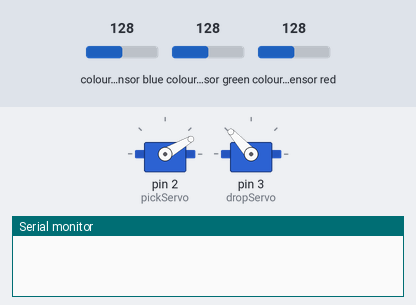
Bench run of a sketch on a simulated Arduino Uno, built with avr-gcc and run on an emulated ATmega328P. On the bench: 2 × servo, the last lines printed to the serial monitor. Wiring (inferred from the names in the program): TCS3200 colour sensor: output pin 9; S2 pin 6; S3 pin 7; S0 pin 4; S1 pin 5. The inputs (shaded band) are chosen by the test bench; at power-on: colour sensor blue 128, colour sensor green 128, colour sensor red 128.

Above: at 0.05 s.
At 9.0 s:
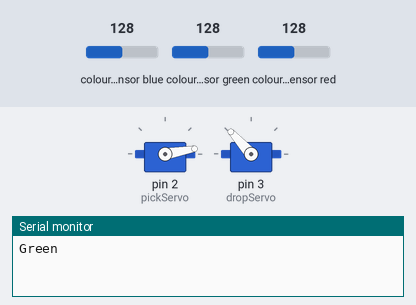
Timing chart, 0 to 11.7 s (numbered marks = the images above):
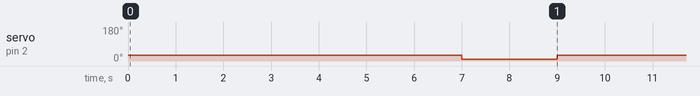

The sketch:

Color_Sorting_Machine.ino
```cpp
#include <Servo.h>

Servo pickServo;
Servo dropServo;

const int s0 = 4;
const int s1 = 5;
const int s2 = 6;
const int s3 = 7;
const int out = 9;
int red = 0;
int green = 0;
int blue = 0;
int color=0;
int redcolor = 0;
int greencolor = 0;
int orangecolor = 0;
int yellowcolor = 0;
int CLOSE_ANGLE = 30;  // The closing angle of the servo motor arm
int OPEN_ANGLE = 10;  // The opening angle of the servo motor arm
void setup()
{
  pinMode(s0, OUTPUT);
  pinMode(s1, OUTPUT);
  pinMode(s2, OUTPUT);
  pinMode(s3, OUTPUT);
  pinMode(out, INPUT);

  pickServo.attach(2);
  dropServo.attach(3);
  pickServo.write(30);
  dropServo.write(73);

  Serial.begin(9600);

  digitalWrite(s0, HIGH);
  digitalWrite(s1, HIGH);

}
void loop()
{
  digitalWrite(s2, LOW);
  digitalWrite(s3, LOW);
  //count OUT, pRed, RED
  red = pulseIn(out, digitalRead(out) == HIGH ? LOW : HIGH);
  digitalWrite(s3, HIGH);
  //count OUT, pBLUE, BLUE
  blue = pulseIn(out, digitalRead(out) == HIGH ? LOW : HIGH);
  digitalWrite(s2, HIGH);
  //count OUT, pGreen, GREEN
  green = pulseIn(out, digitalRead(out) == HIGH ? LOW : HIGH);

  if((red<20 && red>9) && (green<32 && green>21) && (blue<22 && blue>12)){
    dropServo.write(73);
    delay(7000);
    redcolor++;
    Serial.print("Red");
    open1();
    delay(2000);
    close1();
  }
  if((green<13 && green>6) && (green<29 && green>20) && (blue<24 && blue>16)){
    dropServo.write(107);
    delay(7000);
    orangecolor++;
    Serial.print("Orange");
    open1();
    delay(2000);
    close1();
  }
  if(red<46 & red>36 & green<46 & green>37){
    dropServo.write(132);
    delay(7000);
    greencolor++;
    Serial.print("Green");
    open1();
    delay(2000);
    close1();
  }
  if(red<34 & red>25 & green<37 & green>28 & blue<53 & blue>43){
    dropServo.write(162);
    delay(7000);
    yellowcolor++;
    Serial.print("Yellow");
    open1();
    delay(2000);
    close1();
  }
  Serial.println();
 // delay(1000);
}
void open1(){
  pickServo.write(OPEN_ANGLE);   // Send the command to the servo motor to open the trap door
}
void close1(){
  pickServo.write(CLOSE_ANGLE);   // Send te command to the servo motor to close the trap door
}
```

Measured:
- by itself, servo on pin 2 (pickServo): alternates 30° for 7.0 s and 10° for 2.0 s
